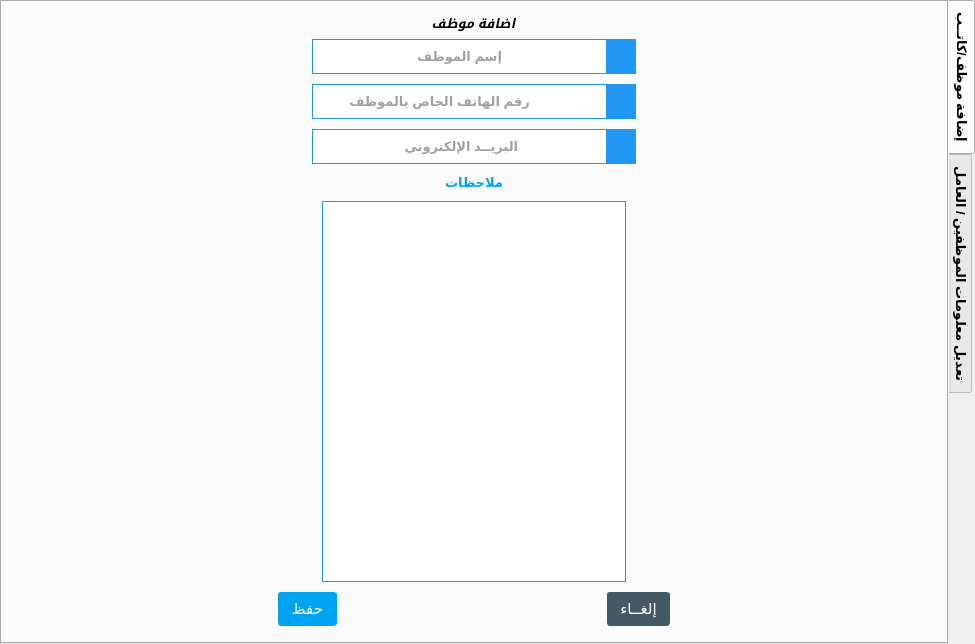
<?xml version="1.0" encoding="UTF-8"?>
<ui version="4.0">
 <class>TabWidgetWorkers</class>
 <widget class="QTabWidget" name="TabWidgetWorkers">
  <property name="geometry">
   <rect>
    <x>0</x>
    <y>0</y>
    <width>975</width>
    <height>644</height>
   </rect>
  </property>
  <property name="font">
   <font>
    <pointsize>10</pointsize>
    <weight>75</weight>
    <bold>true</bold>
    <stylestrategy>PreferAntialias</stylestrategy>
   </font>
  </property>
  <property name="cursor">
   <cursorShape>ArrowCursor</cursorShape>
  </property>
  <property name="windowTitle">
   <string>TabWidget</string>
  </property>
  <property name="autoFillBackground">
   <bool>false</bool>
  </property>
  <property name="styleSheet">
   <string notr="true">QTabWidget{
border:0px solid white;

	color: rgb(0, 179, 255);
}</string>
  </property>
  <property name="tabPosition">
   <enum>QTabWidget::East</enum>
  </property>
  <property name="tabShape">
   <enum>QTabWidget::Rounded</enum>
  </property>
  <property name="currentIndex">
   <number>0</number>
  </property>
  <property name="iconSize">
   <size>
    <width>30</width>
    <height>30</height>
   </size>
  </property>
  <property name="elideMode">
   <enum>Qt::ElideRight</enum>
  </property>
  <property name="tabsClosable">
   <bool>false</bool>
  </property>
  <property name="movable">
   <bool>false</bool>
  </property>
  <widget class="QWidget" name="T_addWorker">
   <property name="styleSheet">
    <string notr="true">QWidget{
border:0px solid white;
}</string>
   </property>
   <attribute name="icon">
    <iconset resource="Icons.qrc">
     <normaloff>:/Icons/ic_add_circle_outline_2x.png</normaloff>:/Icons/ic_add_circle_outline_2x.png</iconset>
   </attribute>
   <attribute name="title">
    <string>إضافة موظف/كاتــب</string>
   </attribute>
   <layout class="QVBoxLayout" name="verticalLayout">
    <item>
     <widget class="QGroupBox" name="GB_addWorker">
      <property name="font">
       <font>
        <pointsize>10</pointsize>
        <weight>75</weight>
        <italic>true</italic>
        <bold>true</bold>
        <underline>false</underline>
        <strikeout>false</strikeout>
        <kerning>false</kerning>
       </font>
      </property>
      <property name="layoutDirection">
       <enum>Qt::LeftToRight</enum>
      </property>
      <property name="autoFillBackground">
       <bool>false</bool>
      </property>
      <property name="styleSheet">
       <string notr="true">QGroupeBox{
border:0px solid white;
background-color: rgb(255, 255, 255);
color: rgb(0, 163, 239);

}</string>
      </property>
      <property name="title">
       <string>اضافة موظف</string>
      </property>
      <property name="alignment">
       <set>Qt::AlignCenter</set>
      </property>
      <layout class="QVBoxLayout" name="verticalLayout_3">
       <property name="spacing">
        <number>10</number>
       </property>
       <property name="topMargin">
        <number>30</number>
       </property>
       <item>
        <layout class="QHBoxLayout" name="horizontalLayout_2">
         <property name="spacing">
          <number>0</number>
         </property>
         <item>
          <spacer name="horizontalSpacer_3">
           <property name="orientation">
            <enum>Qt::Horizontal</enum>
           </property>
           <property name="sizeHint" stdset="0">
            <size>
             <width>40</width>
             <height>20</height>
            </size>
           </property>
          </spacer>
         </item>
         <item>
          <widget class="QLineEdit" name="LE_fullNameWorker">
           <property name="minimumSize">
            <size>
             <width>250</width>
             <height>35</height>
            </size>
           </property>
           <property name="maximumSize">
            <size>
             <width>500</width>
             <height>16777215</height>
            </size>
           </property>
           <property name="baseSize">
            <size>
             <width>0</width>
             <height>0</height>
            </size>
           </property>
           <property name="font">
            <font>
             <pointsize>10</pointsize>
             <weight>75</weight>
             <bold>true</bold>
            </font>
           </property>
           <property name="layoutDirection">
            <enum>Qt::LeftToRight</enum>
           </property>
           <property name="autoFillBackground">
            <bool>false</bool>
           </property>
           <property name="styleSheet">
            <string notr="true">QLineEdit
{


	color: rgb(68, 68, 68);
    background-color: #FFF;
    border: 1px solid #2196F3;   
	border-right:0px solid #FFFFFF;
    vertical-align: middle;
}
QLineEdit:hover
{
	color: #000000;

   border-top:1px solid #FFFFFF;	
   border-left:1px solid #FFFFFF;	
   border-right:1px solid #FFFFFF;	
   border-bottom:2px solid #2196F3;  
   border-right:0px solid #FFFFFF;
}</string>
           </property>
           <property name="maxLength">
            <number>30</number>
           </property>
           <property name="alignment">
            <set>Qt::AlignCenter</set>
           </property>
           <property name="placeholderText">
            <string>إسم الموظف</string>
           </property>
          </widget>
         </item>
         <item>
          <widget class="QLabel" name="label_2">
           <property name="minimumSize">
            <size>
             <width>30</width>
             <height>30</height>
            </size>
           </property>
           <property name="maximumSize">
            <size>
             <width>35</width>
             <height>35</height>
            </size>
           </property>
           <property name="font">
            <font>
             <strikeout>false</strikeout>
            </font>
           </property>
           <property name="layoutDirection">
            <enum>Qt::LeftToRight</enum>
           </property>
           <property name="styleSheet">
            <string notr="true">QLabel{
background-color: #2196F3;
}</string>
           </property>
           <property name="text">
            <string/>
           </property>
           <property name="pixmap">
            <pixmap resource="Icons.qrc">:/Icons/ic_perm_identity_white_2x.png</pixmap>
           </property>
           <property name="scaledContents">
            <bool>true</bool>
           </property>
           <property name="indent">
            <number>0</number>
           </property>
          </widget>
         </item>
         <item>
          <spacer name="horizontalSpacer_10">
           <property name="orientation">
            <enum>Qt::Horizontal</enum>
           </property>
           <property name="sizeHint" stdset="0">
            <size>
             <width>40</width>
             <height>20</height>
            </size>
           </property>
          </spacer>
         </item>
        </layout>
       </item>
       <item>
        <layout class="QHBoxLayout" name="horizontalLayout_4">
         <property name="spacing">
          <number>0</number>
         </property>
         <item>
          <spacer name="horizontalSpacer_7">
           <property name="orientation">
            <enum>Qt::Horizontal</enum>
           </property>
           <property name="sizeHint" stdset="0">
            <size>
             <width>40</width>
             <height>20</height>
            </size>
           </property>
          </spacer>
         </item>
         <item>
          <widget class="QLineEdit" name="LE_phoneWorker">
           <property name="minimumSize">
            <size>
             <width>250</width>
             <height>35</height>
            </size>
           </property>
           <property name="maximumSize">
            <size>
             <width>500</width>
             <height>16777215</height>
            </size>
           </property>
           <property name="baseSize">
            <size>
             <width>0</width>
             <height>0</height>
            </size>
           </property>
           <property name="font">
            <font>
             <pointsize>10</pointsize>
             <weight>75</weight>
             <bold>true</bold>
            </font>
           </property>
           <property name="layoutDirection">
            <enum>Qt::LeftToRight</enum>
           </property>
           <property name="autoFillBackground">
            <bool>false</bool>
           </property>
           <property name="styleSheet">
            <string notr="true">QLineEdit
{


	color: rgb(68, 68, 68);
    background-color: #FFF;
    border: 1px solid #2196F3;   
	border-right:0px solid #FFFFFF;
    vertical-align: middle;
}
QLineEdit:hover
{
	color: #000000;

   border-top:1px solid #FFFFFF;	
   border-left:1px solid #FFFFFF;	
   border-right:1px solid #FFFFFF;	
   border-bottom:2px solid #2196F3;  
   border-right:0px solid #FFFFFF;
}</string>
           </property>
           <property name="inputMethodHints">
            <set>Qt::ImhDialableCharactersOnly</set>
           </property>
           <property name="inputMask">
            <string/>
           </property>
           <property name="maxLength">
            <number>14</number>
           </property>
           <property name="alignment">
            <set>Qt::AlignCenter</set>
           </property>
           <property name="placeholderText">
            <string>           رقم الهاتف الخاص بالموظف</string>
           </property>
          </widget>
         </item>
         <item>
          <widget class="QLabel" name="label_3">
           <property name="minimumSize">
            <size>
             <width>30</width>
             <height>30</height>
            </size>
           </property>
           <property name="maximumSize">
            <size>
             <width>35</width>
             <height>35</height>
            </size>
           </property>
           <property name="font">
            <font>
             <strikeout>false</strikeout>
            </font>
           </property>
           <property name="layoutDirection">
            <enum>Qt::LeftToRight</enum>
           </property>
           <property name="styleSheet">
            <string notr="true">QLabel{
background-color: #2196F3;
}</string>
           </property>
           <property name="text">
            <string/>
           </property>
           <property name="pixmap">
            <pixmap resource="Icons.qrc">:/Icons/ic_phone_android_white_2x.png</pixmap>
           </property>
           <property name="scaledContents">
            <bool>true</bool>
           </property>
           <property name="indent">
            <number>0</number>
           </property>
          </widget>
         </item>
         <item>
          <spacer name="horizontalSpacer_12">
           <property name="orientation">
            <enum>Qt::Horizontal</enum>
           </property>
           <property name="sizeHint" stdset="0">
            <size>
             <width>40</width>
             <height>20</height>
            </size>
           </property>
          </spacer>
         </item>
        </layout>
       </item>
       <item>
        <layout class="QHBoxLayout" name="horizontalLayout_5">
         <property name="spacing">
          <number>0</number>
         </property>
         <item>
          <spacer name="horizontalSpacer_8">
           <property name="orientation">
            <enum>Qt::Horizontal</enum>
           </property>
           <property name="sizeHint" stdset="0">
            <size>
             <width>40</width>
             <height>20</height>
            </size>
           </property>
          </spacer>
         </item>
         <item>
          <widget class="QLineEdit" name="LE_primeryEmailW">
           <property name="minimumSize">
            <size>
             <width>250</width>
             <height>35</height>
            </size>
           </property>
           <property name="maximumSize">
            <size>
             <width>500</width>
             <height>16777215</height>
            </size>
           </property>
           <property name="baseSize">
            <size>
             <width>0</width>
             <height>0</height>
            </size>
           </property>
           <property name="font">
            <font>
             <pointsize>10</pointsize>
             <weight>75</weight>
             <bold>true</bold>
            </font>
           </property>
           <property name="layoutDirection">
            <enum>Qt::LeftToRight</enum>
           </property>
           <property name="autoFillBackground">
            <bool>false</bool>
           </property>
           <property name="styleSheet">
            <string notr="true">QLineEdit
{


	color: rgb(68, 68, 68);
    background-color: #FFF;
    border: 1px solid #2196F3;   
	border-right:0px solid #FFFFFF;
    vertical-align: middle;
}
QLineEdit:hover
{
	color: #000000;

   border-top:1px solid #FFFFFF;	
   border-left:1px solid #FFFFFF;	
   border-right:1px solid #FFFFFF;	
   border-bottom:2px solid #2196F3;  
   border-right:0px solid #FFFFFF;
}</string>
           </property>
           <property name="inputMethodHints">
            <set>Qt::ImhEmailCharactersOnly</set>
           </property>
           <property name="maxLength">
            <number>100</number>
           </property>
           <property name="alignment">
            <set>Qt::AlignCenter</set>
           </property>
           <property name="placeholderText">
            <string>البريــد الإلكتروني </string>
           </property>
          </widget>
         </item>
         <item>
          <widget class="QLabel" name="label_4">
           <property name="minimumSize">
            <size>
             <width>30</width>
             <height>30</height>
            </size>
           </property>
           <property name="maximumSize">
            <size>
             <width>35</width>
             <height>35</height>
            </size>
           </property>
           <property name="font">
            <font>
             <strikeout>false</strikeout>
            </font>
           </property>
           <property name="layoutDirection">
            <enum>Qt::LeftToRight</enum>
           </property>
           <property name="styleSheet">
            <string notr="true">QLabel{
background-color: #2196F3;
}</string>
           </property>
           <property name="text">
            <string/>
           </property>
           <property name="pixmap">
            <pixmap resource="Icons.qrc">:/Icons/ic_mail_white_2x.png</pixmap>
           </property>
           <property name="scaledContents">
            <bool>true</bool>
           </property>
           <property name="indent">
            <number>0</number>
           </property>
          </widget>
         </item>
         <item>
          <spacer name="horizontalSpacer_13">
           <property name="orientation">
            <enum>Qt::Horizontal</enum>
           </property>
           <property name="sizeHint" stdset="0">
            <size>
             <width>40</width>
             <height>20</height>
            </size>
           </property>
          </spacer>
         </item>
        </layout>
       </item>
       <item>
        <widget class="QLabel" name="LB_seconderyEmailW">
         <property name="font">
          <font>
           <pointsize>10</pointsize>
           <weight>75</weight>
           <bold>true</bold>
          </font>
         </property>
         <property name="styleSheet">
          <string notr="true">QLabel
{

	color: rgb(0, 163, 239);
}</string>
         </property>
         <property name="text">
          <string>ملاحظات</string>
         </property>
         <property name="alignment">
          <set>Qt::AlignCenter</set>
         </property>
        </widget>
       </item>
       <item>
        <layout class="QHBoxLayout" name="horizontalLayout_7">
         <item>
          <spacer name="horizontalSpacer_9">
           <property name="orientation">
            <enum>Qt::Horizontal</enum>
           </property>
           <property name="sizeHint" stdset="0">
            <size>
             <width>40</width>
             <height>20</height>
            </size>
           </property>
          </spacer>
         </item>
         <item>
          <widget class="QTextEdit" name="TE_remarke">
           <property name="minimumSize">
            <size>
             <width>285</width>
             <height>0</height>
            </size>
           </property>
           <property name="maximumSize">
            <size>
             <width>535</width>
             <height>16777215</height>
            </size>
           </property>
           <property name="font">
            <font>
             <pointsize>10</pointsize>
             <weight>75</weight>
             <italic>true</italic>
             <bold>true</bold>
            </font>
           </property>
           <property name="cursor" stdset="0">
            <cursorShape>IBeamCursor</cursorShape>
           </property>
           <property name="layoutDirection">
            <enum>Qt::LeftToRight</enum>
           </property>
           <property name="styleSheet">
            <string notr="true">QTextEdit
{

  height:20px;
	color: rgb(68, 68, 68);

    background-color: #FFF;
    border: 1px solid #2196F3;
    vertical-align: middle;
}
QTextEdit:hover
{
	color: #000000;
   border-top:1px solid #FFFFFF;	
   border-left:1px solid #FFFFFF;	
   border-right:1px solid #FFFFFF;	
   border-bottom:2px solid #2196F3;
   border-right:2px solid #2196F3;
   border-left:2px solid #2196F3;

}
</string>
           </property>
          </widget>
         </item>
         <item>
          <spacer name="horizontalSpacer_14">
           <property name="orientation">
            <enum>Qt::Horizontal</enum>
           </property>
           <property name="sizeHint" stdset="0">
            <size>
             <width>40</width>
             <height>20</height>
            </size>
           </property>
          </spacer>
         </item>
        </layout>
       </item>
       <item>
        <layout class="QHBoxLayout" name="horizontalLayout">
         <item>
          <spacer name="horizontalSpacer">
           <property name="orientation">
            <enum>Qt::Horizontal</enum>
           </property>
           <property name="sizeHint" stdset="0">
            <size>
             <width>40</width>
             <height>20</height>
            </size>
           </property>
          </spacer>
         </item>
         <item>
          <widget class="QPushButton" name="BT_saveWorker">
           <property name="styleSheet">
            <string notr="true">QPushButton
{
 position: relative;
    padding: 7px 12px;
        padding-top: 7px;
        padding-bottom: 7px;
    font-size: 15px;
    font-family: Ubuntu;
    color: #ffffff;
    white-space: nowrap;
    background-color: rgb(0, 163, 239);
   
    border-radius: 3px;
        border-top-left-radius: 3px;
        border-top-right-radius: 3px;
        border-bottom-right-radius: 3px;
        border-bottom-left-radius: 3px;
    border: 1px solid rgb(0, 163, 239);
       
    vertical-align: middle;
}

QPushButton:hover
{
background-color: rgb(11, 109, 255);
    border: 1px solid  rgb(11, 109, 255);
color: #ffffff;

}
</string>
           </property>
           <property name="text">
            <string>حفظ</string>
           </property>
           <property name="icon">
            <iconset resource="Icons.qrc">
             <normaloff>:/Icons/ic_save_white_2x.png</normaloff>:/Icons/ic_save_white_2x.png</iconset>
           </property>
           <property name="iconSize">
            <size>
             <width>25</width>
             <height>25</height>
            </size>
           </property>
           <property name="shortcut">
            <string>Return</string>
           </property>
          </widget>
         </item>
         <item>
          <spacer name="horizontalSpacer_2">
           <property name="orientation">
            <enum>Qt::Horizontal</enum>
           </property>
           <property name="sizeHint" stdset="0">
            <size>
             <width>40</width>
             <height>20</height>
            </size>
           </property>
          </spacer>
         </item>
         <item>
          <widget class="QPushButton" name="BT_cancelInfoW">
           <property name="styleSheet">
            <string notr="true">QPushButton
{
 position: relative;
    padding: 7px 12px;
        padding-top: 7px;
        padding-bottom: 7px;
    font-size: 15px;
    font-family: Ubuntu;
    color: #ffffff;
    white-space: nowrap;
    background-color:#455A64;
   
    border-radius: 3px;
        border-top-left-radius: 3px;
        border-top-right-radius: 3px;
        border-bottom-right-radius: 3px;
        border-bottom-left-radius: 3px;
    border: 1px solid #455A64;
       
    vertical-align: middle;
}

QPushButton:hover
{
background-color:#37474F;
    border: 1px solid #37474F;
color: #ffffff;

}
</string>
           </property>
           <property name="text">
            <string>إلغــاء</string>
           </property>
           <property name="icon">
            <iconset resource="Icons.qrc">
             <normaloff>:/Icons/ic_cancel_white_2x.png</normaloff>:/Icons/ic_cancel_white_2x.png</iconset>
           </property>
           <property name="iconSize">
            <size>
             <width>25</width>
             <height>25</height>
            </size>
           </property>
          </widget>
         </item>
         <item>
          <spacer name="horizontalSpacer_15">
           <property name="orientation">
            <enum>Qt::Horizontal</enum>
           </property>
           <property name="sizeHint" stdset="0">
            <size>
             <width>40</width>
             <height>20</height>
            </size>
           </property>
          </spacer>
         </item>
        </layout>
       </item>
      </layout>
     </widget>
    </item>
   </layout>
  </widget>
  <widget class="QWidget" name="T_updateWorker">
   <property name="styleSheet">
    <string notr="true">Qwidget{
border:0px solid white;
}</string>
   </property>
   <attribute name="icon">
    <iconset resource="Icons.qrc">
     <normaloff>:/Icons/ic_update_2x.png</normaloff>:/Icons/ic_update_2x.png</iconset>
   </attribute>
   <attribute name="title">
    <string>تعديل معلومات الموظفين / العامل</string>
   </attribute>
   <layout class="QVBoxLayout" name="verticalLayout_2">
    <item>
     <widget class="QGroupBox" name="GB_updateWorker">
      <property name="font">
       <font>
        <pointsize>10</pointsize>
        <weight>75</weight>
        <italic>true</italic>
        <bold>true</bold>
        <underline>false</underline>
        <strikeout>false</strikeout>
        <kerning>false</kerning>
       </font>
      </property>
      <property name="layoutDirection">
       <enum>Qt::RightToLeft</enum>
      </property>
      <property name="autoFillBackground">
       <bool>false</bool>
      </property>
      <property name="styleSheet">
       <string notr="true">QGroupeBox{
border:1px solid white;
background-color: rgb(255, 255, 255);
color: rgb(0, 163, 239);

}</string>
      </property>
      <property name="title">
       <string/>
      </property>
      <property name="alignment">
       <set>Qt::AlignCenter</set>
      </property>
      <property name="flat">
       <bool>true</bool>
      </property>
      <property name="checkable">
       <bool>false</bool>
      </property>
      <layout class="QVBoxLayout" name="verticalLayout_4">
       <property name="spacing">
        <number>10</number>
       </property>
       <item>
        <widget class="QWidget" name="widgetSearch" native="true">
         <property name="styleSheet">
          <string notr="true">QWidget
{
	background-color:#D32F2F;
}</string>
         </property>
         <layout class="QHBoxLayout" name="horizontalLayout_8">
          <property name="spacing">
           <number>0</number>
          </property>
          <property name="leftMargin">
           <number>15</number>
          </property>
          <property name="topMargin">
           <number>10</number>
          </property>
          <property name="rightMargin">
           <number>15</number>
          </property>
          <property name="bottomMargin">
           <number>10</number>
          </property>
          <item>
           <widget class="QLineEdit" name="LE_fullnameFiltre">
            <property name="font">
             <font>
              <pointsize>10</pointsize>
              <weight>75</weight>
              <bold>true</bold>
             </font>
            </property>
            <property name="layoutDirection">
             <enum>Qt::LeftToRight</enum>
            </property>
            <property name="styleSheet">
             <string notr="true">QLineEdit
{
 margin-bottom: 2px;   
    padding: 7px 8px;
        padding-top: 7px;
        padding-bottom: 7px;
    outline: medium none;
        outline-width: medium;
        outline-style: none;
        outline-color: -moz-use-text-color;

    background-color: #C62828;
color:white;
    border: 1px solid #C62828;
      
    border-radius: 3px;
        border-top-left-radius: 3px;
        border-top-right-radius: 3px;
        border-bottom-right-radius: 3px;
        border-bottom-left-radius: 3px;
    vertical-align: middle;
}
QLineEdit:hover
{
	 border: 1px solid #C62828;
	 border-top-color: #C62828;
     border-bottom-color: #C62828;  

}</string>
            </property>
            <property name="maxLength">
             <number>40</number>
            </property>
            <property name="alignment">
             <set>Qt::AlignCenter</set>
            </property>
            <property name="placeholderText">
             <string>ادخال اسم الموظف المراد البحث عنه</string>
            </property>
           </widget>
          </item>
          <item>
           <widget class="QLabel" name="label_27">
            <property name="maximumSize">
             <size>
              <width>35</width>
              <height>35</height>
             </size>
            </property>
            <property name="baseSize">
             <size>
              <width>0</width>
              <height>0</height>
             </size>
            </property>
            <property name="layoutDirection">
             <enum>Qt::LeftToRight</enum>
            </property>
            <property name="text">
             <string/>
            </property>
            <property name="pixmap">
             <pixmap resource="Icons.qrc">:/Icons/ic_search_white_2x.png</pixmap>
            </property>
            <property name="scaledContents">
             <bool>true</bool>
            </property>
            <property name="alignment">
             <set>Qt::AlignCenter</set>
            </property>
           </widget>
          </item>
         </layout>
        </widget>
       </item>
       <item>
        <layout class="QHBoxLayout" name="horizontalLayout_9">
         <item>
          <layout class="QVBoxLayout" name="verticalLayout_5">
           <property name="spacing">
            <number>7</number>
           </property>
           <property name="leftMargin">
            <number>4</number>
           </property>
           <property name="rightMargin">
            <number>7</number>
           </property>
           <item>
            <widget class="QSpinBox" name="SB_idWorkerx">
             <property name="maximumSize">
              <size>
               <width>250</width>
               <height>16777215</height>
              </size>
             </property>
             <property name="maximum">
              <number>9999999</number>
             </property>
            </widget>
           </item>
           <item>
            <widget class="QLineEdit" name="LE_fullNamex">
             <property name="minimumSize">
              <size>
               <width>0</width>
               <height>30</height>
              </size>
             </property>
             <property name="maximumSize">
              <size>
               <width>250</width>
               <height>16777215</height>
              </size>
             </property>
             <property name="font">
              <font>
               <pointsize>9</pointsize>
               <weight>75</weight>
               <bold>true</bold>
              </font>
             </property>
             <property name="layoutDirection">
              <enum>Qt::RightToLeft</enum>
             </property>
             <property name="styleSheet">
              <string notr="true">QLineEdit
{


	color: rgb(68, 68, 68);
    background-color: #FFF;
    border: 1px solid #2196F3;   

    vertical-align: middle;
}
QLineEdit:hover
{
	color: #000000;

   border-top:1px solid #FFFFFF;	
   border-left:1px solid #FFFFFF;	
   border-right:1px solid #FFFFFF;	
   border-bottom:2px solid #2196F3;  

}</string>
             </property>
             <property name="maxLength">
              <number>30</number>
             </property>
             <property name="alignment">
              <set>Qt::AlignCenter</set>
             </property>
             <property name="placeholderText">
              <string>اسم الموظف</string>
             </property>
            </widget>
           </item>
           <item>
            <widget class="QLineEdit" name="LE_phonex">
             <property name="minimumSize">
              <size>
               <width>0</width>
               <height>30</height>
              </size>
             </property>
             <property name="maximumSize">
              <size>
               <width>250</width>
               <height>16777215</height>
              </size>
             </property>
             <property name="font">
              <font>
               <pointsize>9</pointsize>
               <weight>75</weight>
               <bold>true</bold>
              </font>
             </property>
             <property name="layoutDirection">
              <enum>Qt::RightToLeft</enum>
             </property>
             <property name="styleSheet">
              <string notr="true">QLineEdit
{


	color: rgb(68, 68, 68);
    background-color: #FFF;
    border: 1px solid #2196F3;   

    vertical-align: middle;
}
QLineEdit:hover
{
	color: #000000;

   border-top:1px solid #FFFFFF;	
   border-left:1px solid #FFFFFF;	
   border-right:1px solid #FFFFFF;	
   border-bottom:2px solid #2196F3;  

}</string>
             </property>
             <property name="inputMethodHints">
              <set>Qt::ImhDialableCharactersOnly</set>
             </property>
             <property name="maxLength">
              <number>14</number>
             </property>
             <property name="alignment">
              <set>Qt::AlignCenter</set>
             </property>
             <property name="placeholderText">
              <string>رقم هاتف الموظف</string>
             </property>
            </widget>
           </item>
           <item>
            <widget class="QLineEdit" name="LE_primeryEmlx">
             <property name="minimumSize">
              <size>
               <width>0</width>
               <height>30</height>
              </size>
             </property>
             <property name="maximumSize">
              <size>
               <width>250</width>
               <height>16777215</height>
              </size>
             </property>
             <property name="font">
              <font>
               <pointsize>9</pointsize>
               <weight>75</weight>
               <bold>true</bold>
              </font>
             </property>
             <property name="layoutDirection">
              <enum>Qt::RightToLeft</enum>
             </property>
             <property name="styleSheet">
              <string notr="true">QLineEdit
{


	color: rgb(68, 68, 68);
    background-color: #FFF;
    border: 1px solid #2196F3;   

    vertical-align: middle;
}
QLineEdit:hover
{
	color: #000000;

   border-top:1px solid #FFFFFF;	
   border-left:1px solid #FFFFFF;	
   border-right:1px solid #FFFFFF;	
   border-bottom:2px solid #2196F3;  

}</string>
             </property>
             <property name="inputMethodHints">
              <set>Qt::ImhEmailCharactersOnly</set>
             </property>
             <property name="maxLength">
              <number>100</number>
             </property>
             <property name="alignment">
              <set>Qt::AlignCenter</set>
             </property>
             <property name="placeholderText">
              <string>البريد الالكتـروني</string>
             </property>
            </widget>
           </item>
           <item>
            <widget class="QTextEdit" name="TE_remarkex">
             <property name="maximumSize">
              <size>
               <width>250</width>
               <height>16777215</height>
              </size>
             </property>
             <property name="font">
              <font>
               <pointsize>9</pointsize>
               <weight>75</weight>
               <bold>true</bold>
              </font>
             </property>
             <property name="styleSheet">
              <string notr="true">QTextEdit
{

  height:20px;
	color: rgb(68, 68, 68);

    background-color: #FFF;
    border: 1px solid #2196F3;   
    vertical-align: middle;
}
QTextEdit:hover
{
	color: #000000;
   border-top:1px solid #FFFFFF;	
   border-left:1px solid #FFFFFF;	
   border-right:1px solid #FFFFFF;	
   border-bottom:2px solid #2196F3;  
   border-right:2px solid #2196F3; 
   border-left:2px solid #2196F3;

}</string>
             </property>
            </widget>
           </item>
           <item>
            <spacer name="verticalSpacer">
             <property name="orientation">
              <enum>Qt::Vertical</enum>
             </property>
             <property name="sizeHint" stdset="0">
              <size>
               <width>20</width>
               <height>40</height>
              </size>
             </property>
            </spacer>
           </item>
           <item>
            <layout class="QHBoxLayout" name="horizontalLayout_3">
             <item>
              <widget class="QPushButton" name="BT_updateWorker">
               <property name="styleSheet">
                <string notr="true">QPushButton
{
 position: relative;
    padding: 7px 12px;
        padding-top: 7px;
        padding-bottom: 7px;
    font-size: 15px;
    font-family: Ubuntu;
    color: #ffffff;
    white-space: nowrap;
    background-color: rgb(0, 163, 239);
   
    border-radius: 3px;
        border-top-left-radius: 3px;
        border-top-right-radius: 3px;
        border-bottom-right-radius: 3px;
        border-bottom-left-radius: 3px;
    border: 1px solid rgb(0, 163, 239);
       
    vertical-align: middle;
}

QPushButton:hover
{
background-color: rgb(11, 109, 255);
    border: 1px solid  rgb(11, 109, 255);
color: #ffffff;

}
</string>
               </property>
               <property name="text">
                <string>حفظ</string>
               </property>
               <property name="icon">
                <iconset resource="Icons.qrc">
                 <normaloff>:/Icons/ic_save_white_2x.png</normaloff>:/Icons/ic_save_white_2x.png</iconset>
               </property>
               <property name="iconSize">
                <size>
                 <width>25</width>
                 <height>25</height>
                </size>
               </property>
               <property name="shortcut">
                <string>Return, Enter</string>
               </property>
              </widget>
             </item>
             <item>
              <widget class="QPushButton" name="BT_delete">
               <property name="styleSheet">
                <string notr="true">QPushButton
{
 position: relative;
    padding: 7px 12px;
        padding-top: 7px;
        padding-bottom: 7px;
    font-size: 15px;
    font-family: Ubuntu;
    color: #ffffff;
    white-space: nowrap;
    background-color:#D32F2F;
    border-radius: 3px;
        border-top-left-radius: 3px;
        border-top-right-radius: 3px;
        border-bottom-right-radius: 3px;
        border-bottom-left-radius: 3px;
    border: 1px solid #D32F2F;
       
    vertical-align: middle;
}

QPushButton:hover
{
background-color:#C62828;
    border: 1px solid #C62828;
color: #ffffff;

}
</string>
               </property>
               <property name="text">
                <string>حذف</string>
               </property>
               <property name="icon">
                <iconset resource="Icons.qrc">
                 <normaloff>:/Icons/ic_delete_forever_white_2x.png</normaloff>:/Icons/ic_delete_forever_white_2x.png</iconset>
               </property>
               <property name="iconSize">
                <size>
                 <width>25</width>
                 <height>25</height>
                </size>
               </property>
               <property name="shortcut">
                <string>Del</string>
               </property>
              </widget>
             </item>
            </layout>
           </item>
          </layout>
         </item>
         <item>
          <widget class="QTableView" name="tableViewWorkers">
           <property name="minimumSize">
            <size>
             <width>700</width>
             <height>0</height>
            </size>
           </property>
           <property name="font">
            <font>
             <family>Arial</family>
            </font>
           </property>
           <property name="styleSheet">
            <string notr="true">QTableView
{
 margin-bottom: 2px;   
    padding: 7px 8px;
        padding-top: 7px;
        padding-bottom: 7px;
    outline: medium none;
        outline-width: medium;
        outline-style: none;
        outline-color: -moz-use-text-color;
    color: #333;
    background-color: #FFF;
    background-repeat: no-repeat;
    background-position: right center;
    border: 1px solid #c5c5c5;
        border-top-width: 1px;
        border-bottom-width: 1px;
        border-top-style: solid;
        border-bottom-style: solid;
        border-top-color: #c5c5c5;
        border-bottom-color: #c5c5c5;      
    border-radius: 3px;
        border-top-left-radius: 3px;
        border-top-right-radius: 3px;
        border-bottom-right-radius: 3px;
        border-bottom-left-radius: 3px;
    vertical-align: middle;
}
QTableView:hover
{
	 border: 1px solid #00bbff;
	 border-top-color: #00bbff;
        border-bottom-color: #00bbff;  

}</string>
           </property>
           <property name="locale">
            <locale language="English" country="UnitedStates"/>
           </property>
          </widget>
         </item>
        </layout>
       </item>
      </layout>
     </widget>
    </item>
   </layout>
  </widget>
 </widget>
 <resources>
  <include location="Icons.qrc"/>
 </resources>
 <connections/>
</ui>
